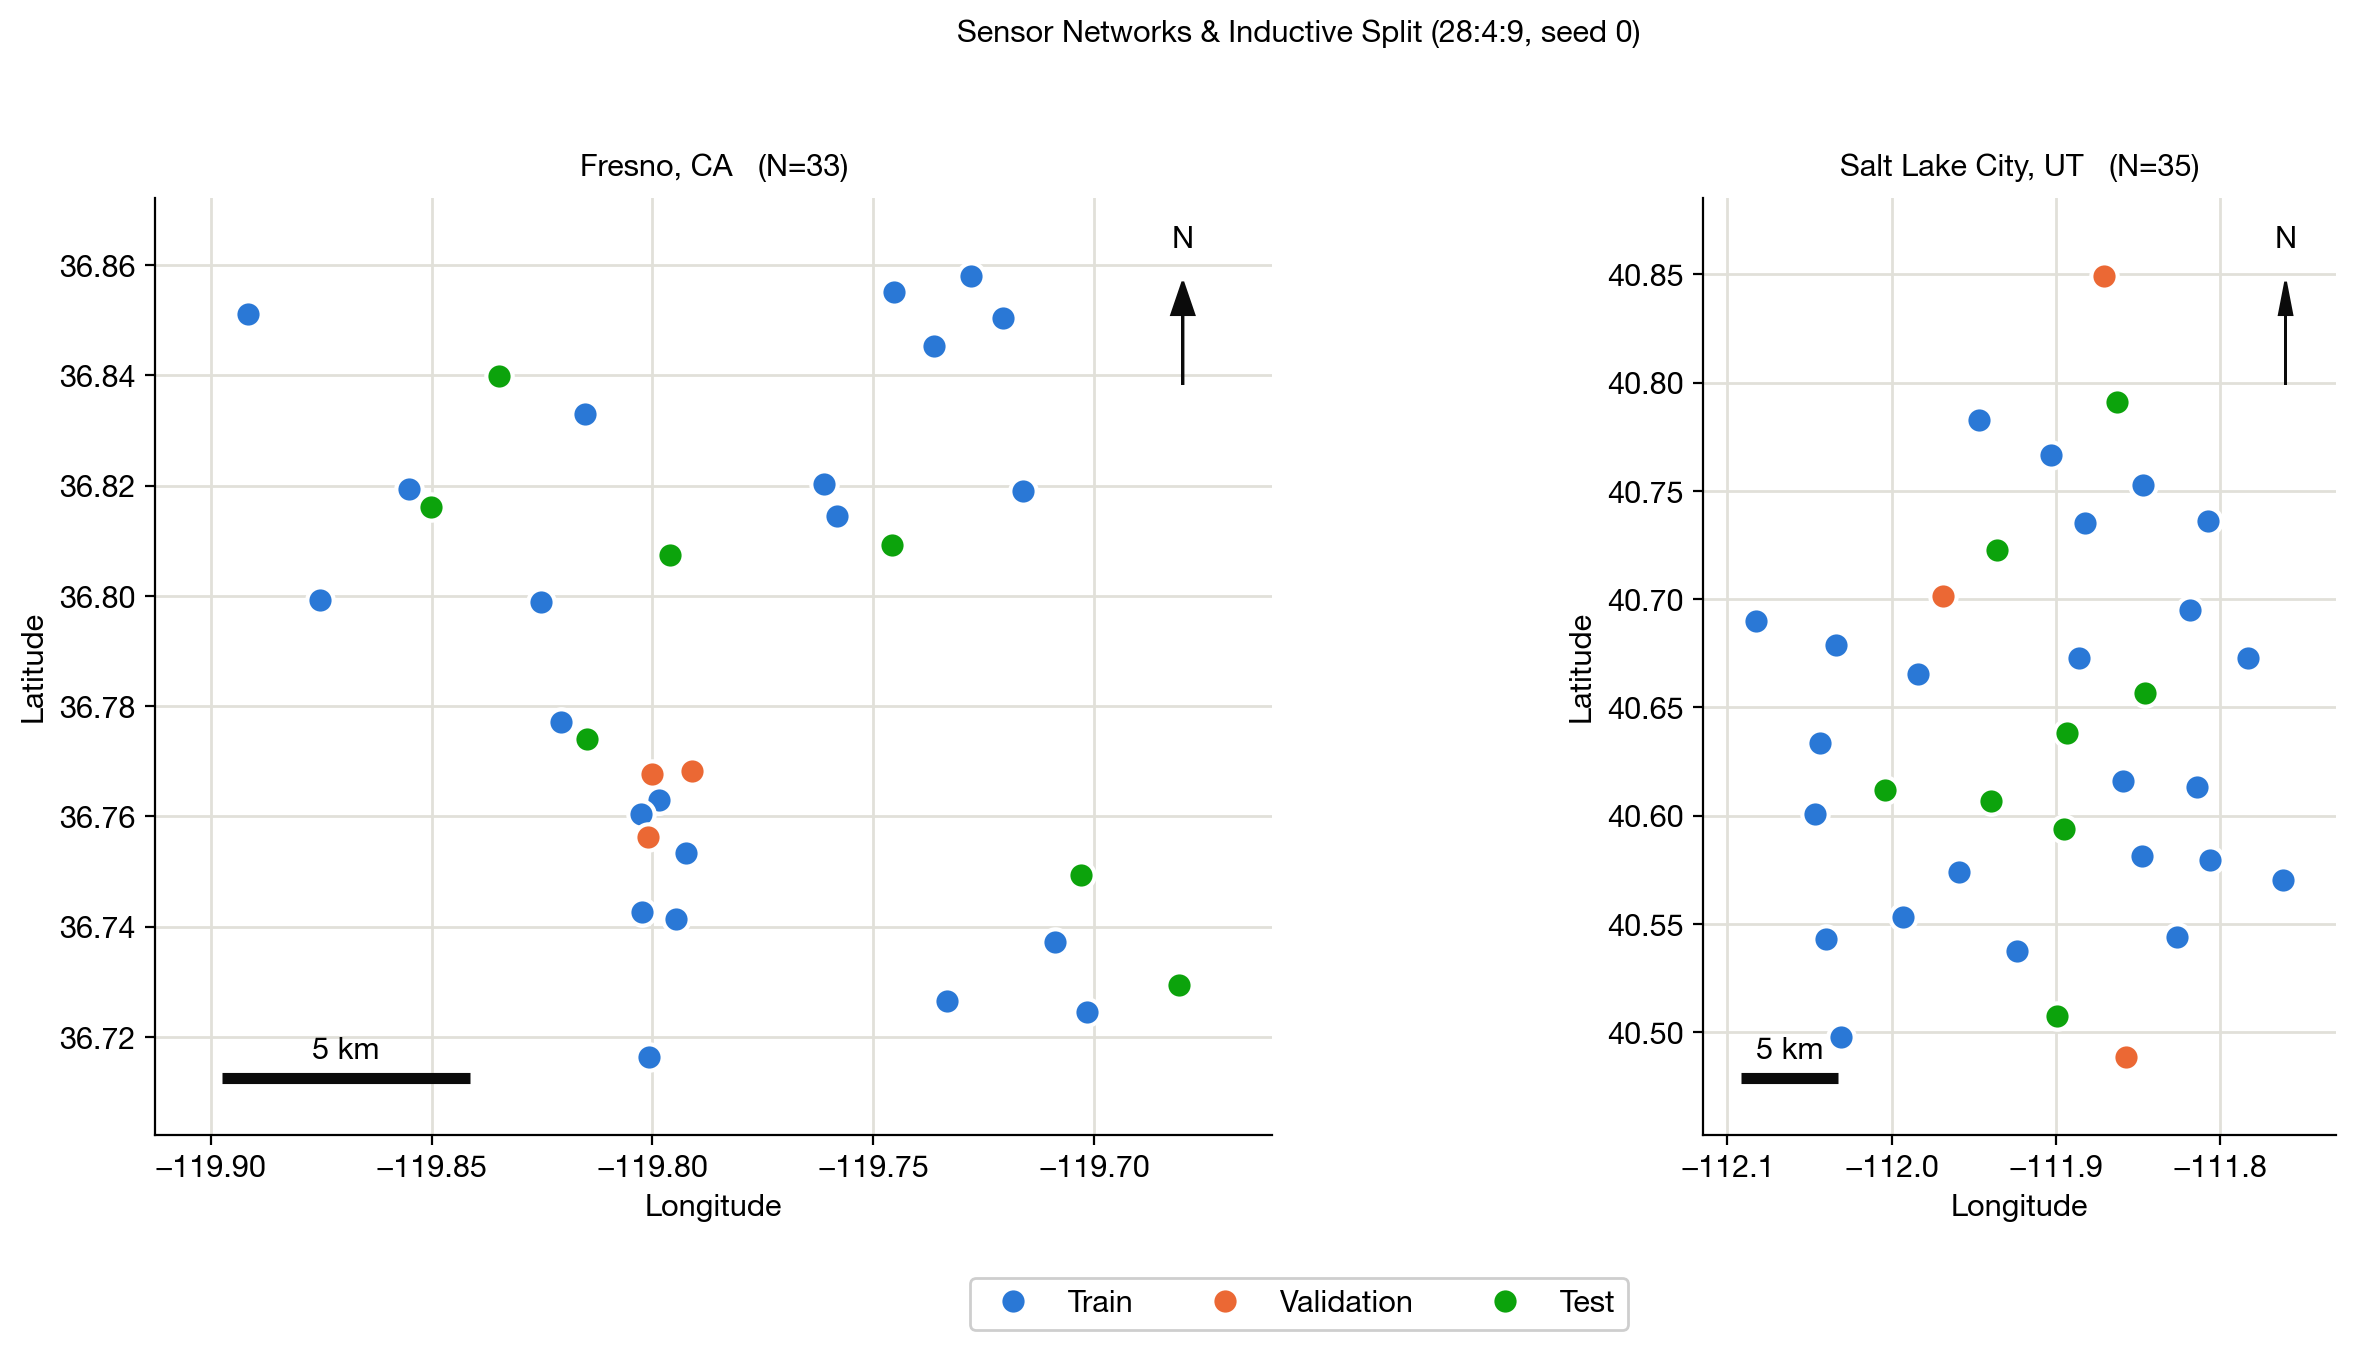

Recreate this plot in Python.
"""Poster figure: Fresno & SLC sensor networks colored by the documented
28:4:9 inductive train/val/test split (seed 0), reproduced from
scripts/eval_inductive.py:split_nodes."""

import matplotlib.pyplot as plt
import numpy as np
from _style import FS, apply
from matplotlib.lines import Line2D
from matplotlib.patches import FancyArrow

apply()

# --- EDIT TITLE HERE ---
TITLE = "Sensor Networks & Inductive Split (28:4:9, seed 0)"

# --- real coordinates: [sensor_id, lat, lon, alt] from data/<city>/coords ---
FRESNO = [
    [473, 36.72448, -119.70164],
    [18625, 36.81895, -119.71606],
    [22751, 36.80738, -119.79611],
    [27111, 36.85110, -119.89152],
    [42327, 36.74932, -119.70302],
    [46571, 36.73728, -119.70873],
    [62137, 36.84532, -119.73624],
    [64483, 36.85043, -119.72064],
    [67603, 36.82034, -119.76121],
    [85495, 36.77714, -119.82079],
    [85615, 36.83982, -119.83463],
    [87251, 36.81605, -119.85010],
    [104230, 36.72651, -119.73324],
    [111391, 36.85807, -119.72782],
    [114721, 36.79879, -119.82519],
    [118085, 36.85515, -119.74519],
    [123359, 36.83295, -119.81529],
    [139384, 36.79923, -119.87532],
    [155829, 36.75627, -119.80107],
    [163097, 36.81932, -119.85510],
    [167071, 36.75335, -119.79232],
    [197623, 36.76304, -119.79864],
    [198161, 36.76305, -119.79858],
    [198871, 36.77409, -119.81482],
    [233743, 36.81451, -119.75814],
    [236357, 36.76763, -119.80016],
    [237167, 36.72937, -119.68072],
    [240179, 36.76045, -119.80259],
    [246355, 36.74271, -119.80241],
    [246395, 36.71642, -119.80082],
    [253369, 36.80926, -119.74568],
    [296839, 36.74136, -119.79464],
    [306814, 36.76821, -119.79112],
]
SLC = [
    [5758, 40.48866, -111.85717],
    [6288, 40.70122, -111.96849],
    [6352, 40.65652, -111.84560],
    [10808, 40.50732, -111.89919],
    [18021, 40.63794, -111.89346],
    [18115, 40.61586, -111.85935],
    [18237, 40.67275, -111.88601],
    [18469, 40.73594, -111.80772],
    [20897, 40.78279, -111.94669],
    [22647, 40.57964, -111.80601],
    [39993, 40.53756, -111.92394],
    [40713, 40.84942, -111.87097],
    [42079, 40.67282, -111.78331],
    [44157, 40.57408, -111.95880],
    [46773, 40.67895, -112.03383],
    [46863, 40.63352, -112.04344],
    [47171, 40.68980, -112.08269],
    [49155, 40.73513, -111.88229],
    [89717, 40.58134, -111.84770],
    [97391, 40.76670, -111.90304],
    [105030, 40.79087, -111.86294],
    [204009, 40.59371, -111.89525],
    [205861, 40.69498, -111.81860],
    [206185, 40.49757, -112.03069],
    [235753, 40.54298, -112.04023],
    [240129, 40.55298, -111.99324],
    [243975, 40.72264, -111.93582],
    [251023, 40.75256, -111.84682],
    [262151, 40.60068, -112.04675],
    [280142, 40.61333, -111.81431],
    [283230, 40.60684, -111.93956],
    [285111, 40.66545, -111.98411],
    [298359, 40.57040, -111.76149],
    [302286, 40.61195, -112.00414],
    [303336, 40.54382, -111.82624],
]

TRAIN, VAL, TEST = "#2a78d6", "#eb6834", "#0ca30c"


def split_nodes(N, seed=0):
    """Faithful copy of eval_inductive.py:split_nodes with the 28:4:9 scaling."""
    n_test = max(1, round(N * 9 / 41))
    n_val = max(1, round(N * 4 / 41))
    rng = np.random.default_rng(seed)
    perm = rng.permutation(N)
    test = perm[:n_test]
    val = perm[n_test : n_test + n_val]
    train = perm[n_test + n_val :]
    lbl = np.empty(N, dtype=object)
    lbl[train] = "train"
    lbl[val] = "val"
    lbl[test] = "test"
    return lbl


def scale_bar(ax, lat0, lon0, km, y_frac=0.06):
    """Horizontal scale bar of `km` at lower-left, using local deg->km."""
    km_per_deg_lon = 111.320 * np.cos(np.radians(lat0))
    dlon = km / km_per_deg_lon
    x0, x1 = ax.get_xlim()
    y0, y1 = ax.get_ylim()
    bx = x0 + 0.06 * (x1 - x0)
    by = y0 + y_frac * (y1 - y0)
    ax.plot([bx, bx + dlon], [by, by], color="#0b0b0b", lw=4, solid_capstyle="butt")
    ax.text(
        bx + dlon / 2,
        by + 0.015 * (y1 - y0),
        f"{km} km",
        ha="center",
        va="bottom",
        fontsize=FS,
    )


def north_arrow(ax):
    x0, x1 = ax.get_xlim()
    y0, y1 = ax.get_ylim()
    ax_x = x1 - 0.08 * (x1 - x0)
    ax_y0 = y1 - 0.20 * (y1 - y0)
    ax.add_patch(
        FancyArrow(
            ax_x,
            ax_y0,
            0,
            0.11 * (y1 - y0),
            width=0.0,
            head_width=0.02 * (x1 - x0),
            head_length=0.035 * (y1 - y0),
            length_includes_head=True,
            color="#0b0b0b",
        )
    )
    ax.text(ax_x, ax_y0 + 0.14 * (y1 - y0), "N", ha="center", va="bottom", fontsize=FS)


fig, axes = plt.subplots(1, 2, figsize=(14, 6.5))

for ax, data, name in [
    (axes[0], FRESNO, "Fresno, CA"),
    (axes[1], SLC, "Salt Lake City, UT"),
]:
    arr = np.array(data, dtype=float)
    ids, lat, lon = arr[:, 0], arr[:, 1], arr[:, 2]
    lbl = split_nodes(len(arr), seed=0)
    for split, color in [("train", TRAIN), ("val", VAL), ("test", TEST)]:
        m = lbl == split
        ax.scatter(
            lon[m],
            lat[m],
            s=90,
            color=color,
            edgecolor="white",
            linewidth=1.5,
            zorder=4,
        )
    # keep geographic aspect
    ax.set_aspect(1 / np.cos(np.radians(lat.mean())))
    ax.set_xlabel("Longitude", fontsize=FS)
    ax.set_ylabel("Latitude", fontsize=FS)
    ax.set_title(f"{name}   (N={len(arr)})", fontsize=FS, pad=8)
    ax.tick_params(axis="both", labelsize=FS)
    ax.grid(True, color="#e1e0d9", lw=1)
    ax.set_axisbelow(True)
    for s in ["top", "right"]:
        ax.spines[s].set_visible(False)
    # pad limits a touch so bars/arrows don't clip
    dx = (lon.max() - lon.min()) * 0.10
    dy = (lat.max() - lat.min()) * 0.10
    ax.set_xlim(lon.min() - dx, lon.max() + dx)
    ax.set_ylim(lat.min() - dy, lat.max() + dy)
    scale_bar(ax, lat.mean(), lon.min(), km=5)
    north_arrow(ax)

# shared legend across both panels
handles = [
    Line2D([0], [0], marker="o", ls="", ms=9, mfc=TRAIN, mec="white", label="Train"),
    Line2D([0], [0], marker="o", ls="", ms=9, mfc=VAL, mec="white", label="Validation"),
    Line2D([0], [0], marker="o", ls="", ms=9, mfc=TEST, mec="white", label="Test"),
]
fig.legend(
    handles=handles,
    loc="lower center",
    ncol=3,
    fontsize=FS,
    frameon=True,
    framealpha=0.95,
    bbox_to_anchor=(0.5, -0.02),
)
fig.suptitle(TITLE, fontsize=FS, y=1.0)

fig.tight_layout(rect=[0, 0.05, 1, 0.97])
out = "sensor_map.png"
fig.savefig(out, dpi=200, bbox_inches="tight")
print(f"saved {out}")
